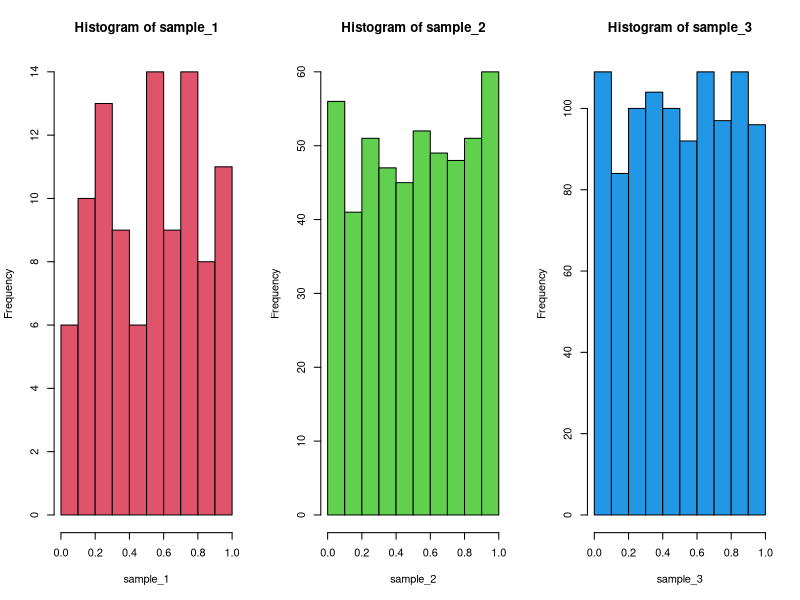
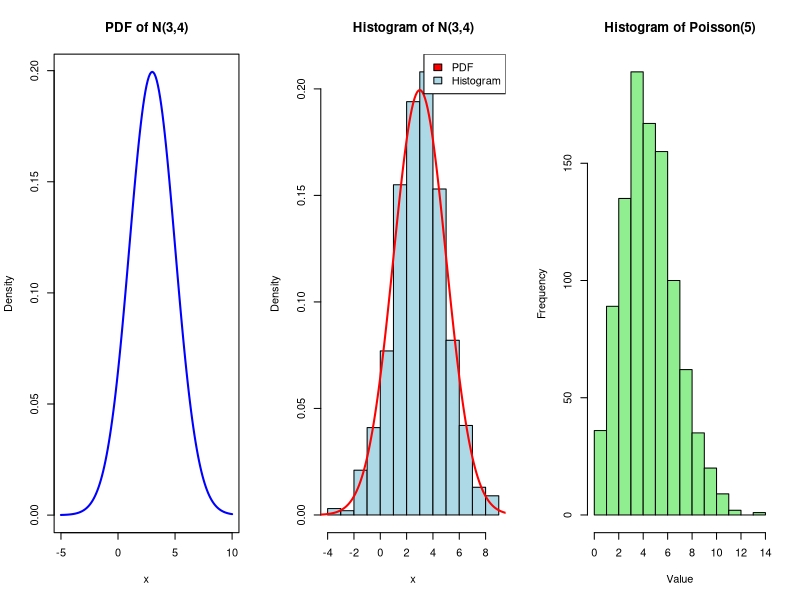
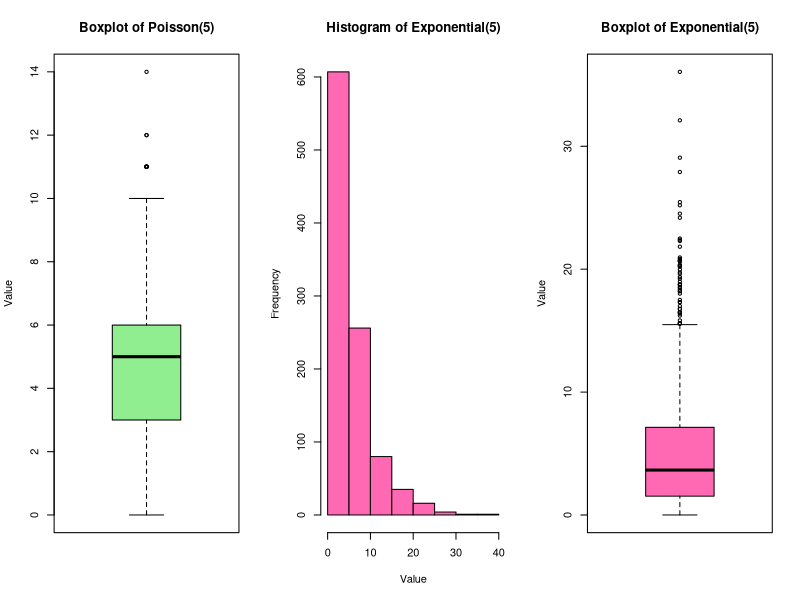
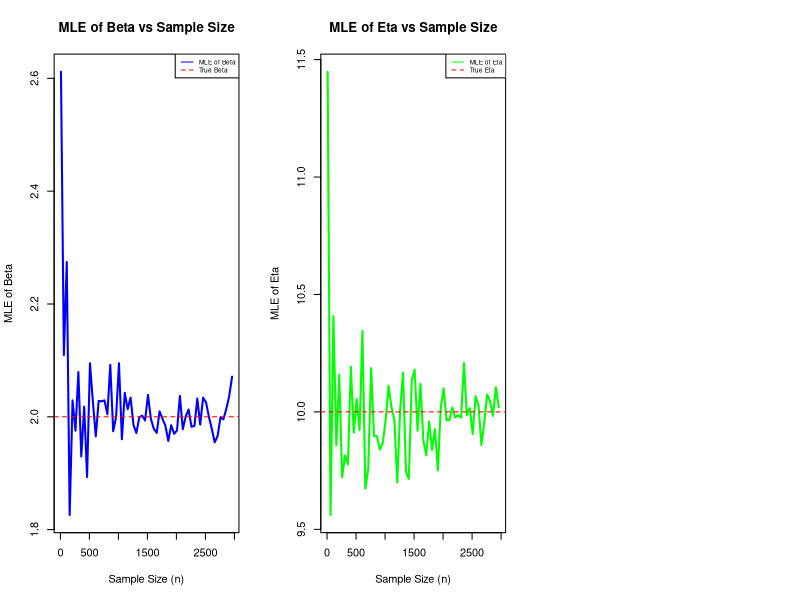
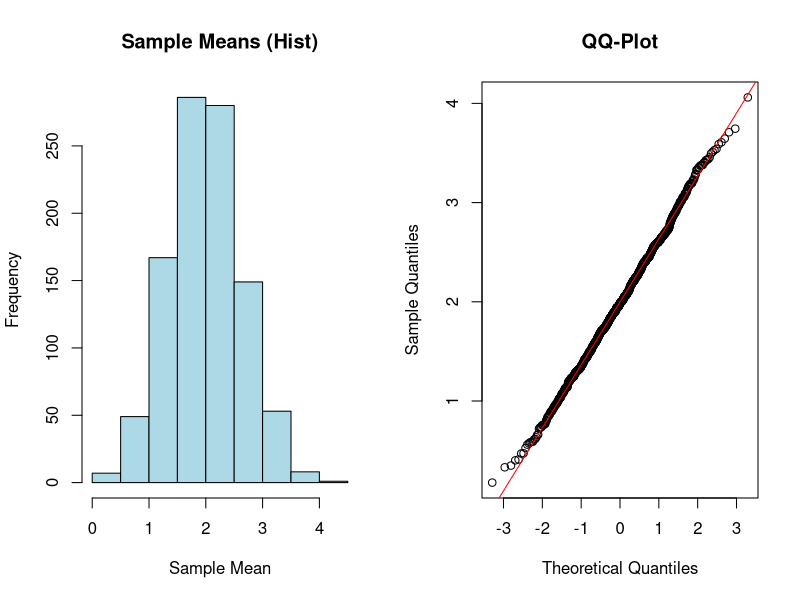
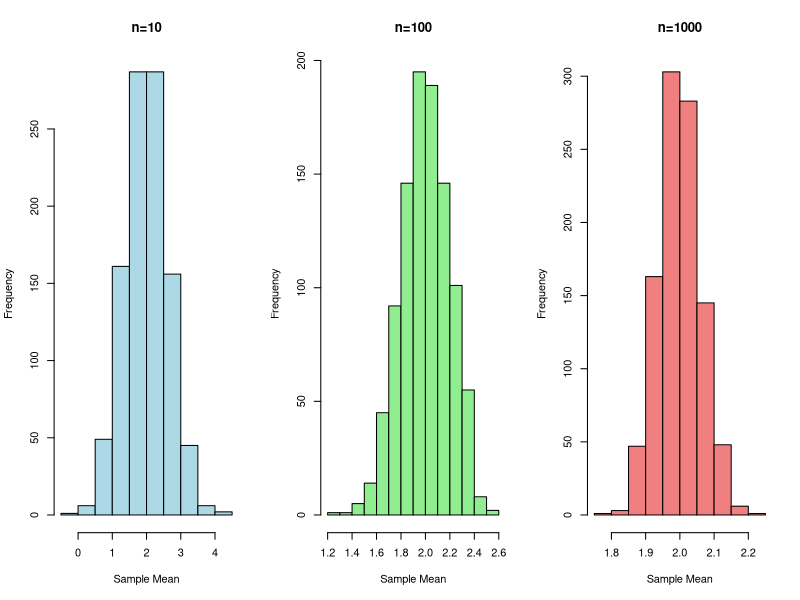
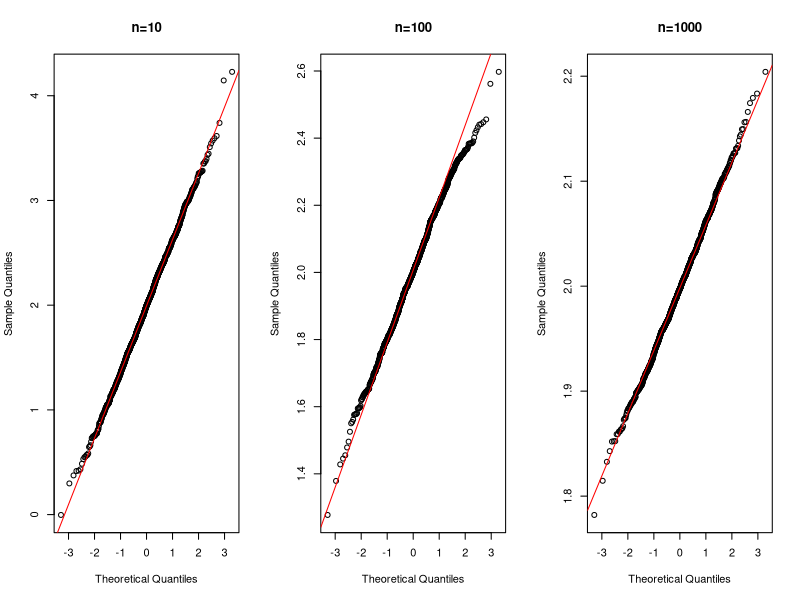

The R script that drew these images, in order:
f <- c(3,3,5,565,76,8,768)
m <- 2^32
a <- 1103515245
c <- 12345
#problem 01
lcg <- function(n) {
  U <- c()
  m <- 2^32
  a <- 1103515245
  c <- 12345
  
  # Set the seed using the current system time in microseconds
  Z <- as.numeric(Sys.time())*1000
  
  for(i in 1:n) {
    Z <- (a * Z + c) %% m  # Update Z using the LCG formula
    U[i] <- Z / m          # Normalize to get a uniform random number
  }
  return(U)
}

### b
n = c(100, 500, 1000)
sample_1 = lcg(n[1])
sample_2 = lcg(n[2])
sample_3 = lcg(n[3])

### c
par(mfrow = c(1, 3))
hist(sample_1, col = 2, breaks = 10)
hist(sample_2, col = 3, breaks = 10)
hist(sample_3, col = 4, breaks = 10)

### d
ks.test(sample_1, "punif")
ks.test(sample_2, "punif")
ks.test(sample_3, "punif")

# graph Conclusion: As the sample size increases, the empirical distribution becomes more uniform. This is
# consistent with the Law of Large Numbers. So, visually, the LCG appears to perform well in approximating
# uniform randomness.

# Interpretation:
#   In all three cases, the p-values are greater than 0.05, so we fail to reject the null hypothesis that the data
# comes from a uniform distribution.
# This suggests that there is no significant deviation from uniformity in the output of the LCG, at least for
# these sample sizes.
# 􊵓􊵔􊵕􊵖 Conclusion: The LCG-generated numbers pass the Kolmogorov-Smirnov test for uniformity, indicating
# statistically acceptable behavior for basic simulations.

# problem 02
### a
X = seq(-5,10,by=0.1)
pdf.X = dnorm(X,3,2)
pdf.X

### b
plot(X, pdf.X, type="l", main="PDF of N(3,4)",
     xlab="x", ylab="Density", col="blue", lwd=2)

### c
set.seed(111)
n = 1000
nor.x = rnorm(n,3,2)
summary(nor.x)
sd(nor.x)
hist(nor.x, main="Histogram of N(3,4)", freq = F,
     xlab="x", ylab="Density", col="lightblue", border="black")
lines(X, pdf.X, col="red", lwd=2)

# Adding a legend to the histogram
legend("topright", legend=c("PDF", "Histogram"),
       fill=c("red", "lightblue"))

# Conclusion: The simulated data closely matches the theoretical 𝑁(3, 2􀬶) distribution, confirming the
# effectiveness of rnorm() for normal random variate generation. The summary statistics and visual fit
# validate the simulation.

#problem 03
### a
set.seed(123)  # For reproducibility
x <- rpois(1000, 5)
hist(x, main = "Histogram of Poisson(5)", xlab = "Value", ylab = "Frequency", col = "lightgreen", border = "black")
boxplot(x, main = "Boxplot of Poisson(5)", ylab = "Value", col = "lightgreen")
summary(x)
mean(x)
var(x)
# The simulation perfectly captures Poisson properties 
# (discreteness, mean=variance, right skew).
### b
set.seed(123)  # For reproducibility
y <- rexp(1000, 1/5)
hist(y, main = "Histogram of Exponential(5)", xlab = "Value", ylab = "Frequency", col = "hotpink", border = "black")
boxplot(y, main = "Boxplot of Exponential(5)", ylab = "Value", col = "hotpink")
summary(y)
mean(y)
var(y)
# The simulation accurately replicates an Exponential(5) distribution, capturing its key
# properties (right-skew, mean/variance relationship, heavy tail). Minor deviations are normal for n=1000
# samples
#problem 04
### a
library(MASS)
set.seed(123)  # For reproducibility
n <- 1000

# a) MLEs for Normal Distribution
nor_data <- rnorm(n, mean = 10, sd = 2)
mle_nor <- fitdistr(nor_data, "normal")
print("Normal")
mle_nor$estimate

# b) MLEs for Weibull Distribution
weib_data <- rweibull(n, shape = 2.1, scale = 1.1)
mle_weib <- fitdistr(weib_data, "weibull")
print("Weibull")
mle_weib$estimate

# c) MLEs for Gamma Distribution
gamma_data <- rgamma(n, shape = 3.5, rate = 0.5)
mle_gamma <- fitdistr(gamma_data, "gamma")
print("Gamma")
mle_gamma$estimate

# Comment on MLEs from Generated Data
# 1. Normal Distribution (N(10, 2²))
# o The MLE estimates were mean ≈ 10.03 and sd ≈ 1.98, very close to the true values (μ = 10, σ =                                                                                     2).
# o This confirms that MLE is consistent, as the estimates are accurate with a large sample size (n                                                                                             = 1000).
# 2. Weibull Distribution (shape = 2.1, scale = 1.1)
# o The estimated shape ≈ 2.10 and scale ≈ 1.10 also match the true values very closely.
# o This shows that the Weibull MLEs are also highly efficient with sufficient data.
# 3. Gamma Distribution (shape = 3.5, rate = 0.5)
# o MLEs yielded shape ≈ 3.38, rate ≈ 0.48, which are close but slightly biased.
# o Some small bias is expected due to the skewness of the gamma distribution, but the estimates
# still show good convergence to the true parameters.
# MLE performs very well for large samples. All three distributions produced parameter estimates close to
# the true values, validating the effectiveness of MLE in practical applications.

# #problem 05
library(MASS)
### a
invt.Weib <- function(n, beta, eta) {
  U <- runif(n)  # Generate n uniform random numbers
  X <- eta * (-log(1 - U))^(1 / beta)  # Inverse transformation for Weibull distribution
  return(X)
}

### b
set.seed(123)  # For reproducibility
x.weib <- invt.Weib(100, 2.0, 10.0)
mle_weib <- fitdistr(x.weib, "weibull")
mle_weib$estimate

### c
n <- seq(10, 3000, 50)
beta.true <- 2.0
eta.true <- 10.0
beta.hat <- c()
eta.hat <- c()

for(i in 1:length(n)) {
  x.weib <- invt.Weib(n[i], beta.true, eta.true)
  mle_weib <- fitdistr(x.weib, "weibull")
  beta.hat[i] <- mle_weib$estimate[1]
  eta.hat[i] <- mle_weib$estimate[2]
}

plot(n, beta.hat, type = "l", col = "blue", lwd=2,
     xlab = "Sample Size (n)", ylab = "MLE of Beta",
     main = "MLE of Beta vs Sample Size")
abline(h = beta.true, col = "red", lty = 2)
legend("topright", legend = c("MLE of Beta", "True Beta"), col = c("blue", "red"), lty = 1:2, cex = 0.6)

plot(n, eta.hat, type = "l", col = "green", lwd=2,
     xlab = "Sample Size (n)", ylab = "MLE of Eta",
     main = "MLE of Eta vs Sample Size")
abline(h = eta.true, col = "red", lty = 2)
legend("topright", legend = c("MLE of Eta", "True Eta"), col = c("green", "red"), lty = 1:2, cex = 0.6)

# As sample size increases from 10 to 3000, the MLEs of both β (shape) and η (scale) for the Weibull
# distribution show classical convergence behavior. Initially, with small samples, the estimators are unstable
# and biased, particularly β. However, after n>1000, the estimates for both parameters stabilize tightly
# around their true values (β = 2.0, η = 10.0), demonstrating the consistency and asymptotic unbiasedness of
# MLEs. The plot of β shows more fluctuation than η, suggesting the shape parameter is more sensitive to
# sample variation, a known property in Weibull modeling

#problem 06
### a
mu=2
sigma=2
n=10
nsim=10

xbar = c()
xvar = c()
set.seed(123)

for(i in 1:nsim){
  x <- rnorm(n,mu,sigma)
  xbar[i] <- mean(x)
  xvar[i] <- var(x)
  cat(i, "Mean:", xbar[i], "Var:", xvar[i],"\n")
}


### b
sample_mean <- mean(xbar)
cat("Sample Mean:", sample_mean, "\nPopulation Mean:", mu, "\n")


### c
nsim = 1000

for(i in 1:nsim){
  x <- rnorm(n,mu,sigma)
  xbar[i] <- mean(x)
  xvar[i] <- var(x)
}

par(mfrow = c(1, 2))

hist(xbar, breaks = 10, main = "Sample Means (Hist)", xlab = "Sample Mean", col = "lightblue", border = "black")
qqnorm(xbar, main = "QQ-Plot")
qqline(xbar, col = "red")

# Comment: The histogram of sample means shows a roughly normal distribution centered around the
# population mean (2). The QQ-plot indicates that the sample means follow a normal distribution closely, as
# the points lie along the red line.

### d
mu <- 2; sigma <- 2
n <- c(10, 100, 1000)
nsim <- 1000

xbar1 <- c()
xbar2 <- c()
xbar3 <- c()
xvar1 <- c()
xvar2 <- c()
xvar3 <- c()
set.seed(123)

for(i in 1:nsim){
  x1<-rnorm(n[1], mu, sigma)
  x2<-rnorm(n[2], mu, sigma)
  x3<-rnorm(n[3], mu, sigma)
  
  xbar1[i]<-mean(x1)
  xbar2[i]<-mean(x2)
  xbar3[i]<-mean(x3)
  
  xvar1[i]<-var(x1)
  xvar2[i]<-var(x2)
  xvar3[i]<-var(x3)
}

mean = c(mean(xbar1), mean(xbar2), mean(xbar3))
var  = c(var(xbar1), var(xbar2), var(xbar3))

data.frame(n = n, xbar = mean, variance = var)

# Comment: As the sample size increases from n=10 to n=1000, the sample means converge towards the
# population mean(2), and the variance of the sample means decreases. This is consistent with the Central
# Limit Theorem, which states that larger samples yield more accurate estimates of the population
# parameters.

### e (part 1)
par(mfrow = c(1, 3))
hist(xbar1, breaks = 10, main = "n=10" , xlab = "Sample Mean", col = "lightblue", border = "black")
hist(xbar2, breaks = 10, main = "n=100", xlab = "Sample Mean", col = "lightgreen", border = "black")
hist(xbar3, breaks = 10, main = "n=1000", xlab = "Sample Mean", col = "lightcoral", border = "black")

### e (part - 2)
par(mfrow = c(1, 3))
qqnorm(xbar1, main = "n=10")
qqline(xbar1, col = "red")
qqnorm(xbar2, main = "n=100")
qqline(xbar2, col = "red")
qqnorm(xbar3, main = "n=1000")
qqline(xbar3, col = "red")

### f
mu <- 2; sigma <- 2
n = 100; nsim = 1000
lower_95 <- c()
upper_95 <- c()
lower_99 <- c()
upper_99 <- c()

set.seed(123)
for(i in 1:nsim){
  x <- rnorm(n, mu, sigma)
  xbar <- mean(x)
  se <- sigma / sqrt(n)
  
  # 95% CI
  lower_95[i] <- xbar - qnorm(0.975) * se
  upper_95[i] <- xbar + qnorm(0.975) * se
  
  # 99% CI
  lower_99[i] <- xbar - qnorm(0.995) * se
  upper_99[i] <- xbar + qnorm(0.995) * se
}

# data.frame(simulation = 1:nsim, lower_95, upper_95, lower_99, upper_99)

ave.in.ci95 = mean((lower_95<=2)&(2<=upper_95))
ave.in.ci99 = mean((lower_99<=2)&(2<=upper_99))

cat("Coverage of 95% CI:", ave.in.ci95, "\n")
cat("Coverage of 99% CI:", ave.in.ci99, "\n")

# Comment: The coverage of the 95% confidence interval is 0.963 ≈ 0.95, and for the 99% confidence
# interval, it is approximately 99.4 ≈ 0.99. This indicates that both confidence intervals are performing as
# expected, capturing the true population mean (2) in about 95% and 99% of the simulations, respectively.

#g
mu <- 2; sigma <- 2
n <- 100; nsim <- 1000
lower_95 <- c()
upper_95 <- c()
lower_99 <- c()
upper_99 <- c()

set.seed(123)
for(i in 1:nsim){
  x <- rnorm(n, mu, sigma)
  xbar <- mean(x)
  S <- sd(x)  # Sample standard deviation
  
  # 95% CI
  lower_95[i] <- xbar - qt(0.975, df = n - 1) * (S / sqrt(n))
  upper_95[i] <- xbar + qt(0.975, df = n - 1) * (S / sqrt(n))
  
  # 99% CI
  lower_99[i] <- xbar - qt(0.995, df = n - 1) * (S / sqrt(n))
  upper_99[i] <- xbar + qt(0.995, df = n - 1) * (S / sqrt(n))
}

# data.frame(simulation = 1:nsim, lower_95, upper_95, lower_99, upper_99)

ave.in.ci95 = mean((lower_95<=2)&(2<=upper_95))
ave.in.ci99 = mean((lower_99<=2)&(2<=upper_99))

cat("Coverage of 95% CI:", ave.in.ci95, "\n")
cat("Coverage of 99% CI:", ave.in.ci99, "\n")
# Comment: The coverage of the 95% confidence interval is approximately 0.968 ≈ 0.95, and for the
# 99% confidence interval, it is approximately 0.995 ≈ 0.99. This indicates that both confidence intervals are
# performing as expected, capturing the true population mean (2) in about 95% and 99% of the simulations,
# respectively, even when the population variance is unknown and estimated from the sample.

#problem 07

#install.packages("caret")
library(caret)      # for computing cross-validation methods
library(dplyr)
data("swiss")       # Load the data
#sample_n(swiss, 3)  # Display first 5 rows of the dataset

# a) Splitting the dataset into training (80%) and test (20%)
set.seed(123)  # For reproducibility
train_index <- createDataPartition(swiss$Fertility, p = 0.8, list = FALSE)
train_data <- swiss[train_index, ]
test_data <- swiss[-train_index, ]


# b) Fit the model on the training data
model <- lm(Fertility ~ . , data = train_data)  # . means every other variable in the dataset
# Predict on the test data
predictions <- predict(model, newdata = test_data)

val_results = data.frame(
  R2 = R2(predictions, test_data$Fertility),
  RMSE = RMSE(predictions, test_data$Fertility),
  MAE = MAE(predictions, test_data$Fertility),
  PER = RMSE(predictions, test_data$Fertility) / mean(test_data$Fertility)
)

# R2:   R-squared
# RMSE: Root Mean Squared Error
# MAE:  Mean Absolute Error
# PER:  Prediction error rate
val_results
# Comment on Prediction Error: The model explains about 59.5% of the variance in fertility (R² ≈ 0.59),
# indicating a moderate fit. The Root Mean Squared Error (RMSE ≈ 6.41) and Mean Absolute Error (MAE ≈
# 5.65) suggest that, on average, predictions deviate from actual values by about 5–6 units. The percentage
# error (PER ≈ 8.8%) indicates relatively low average prediction error compared to the scale of the data.
# Overall, the model performs reasonably well, but there is room for improvement.

### c) i)
# Define training control for LOOCV
train.control <- trainControl(method = "LOOCV")

# Train the model using LOOCV
model.loocv<-train(Fertility ~., data = swiss,
                   method = "lm", trControl= train.control)


model.loocv$results

### c) ii)
# Define training control for k-fold CV
set.seed(123)  # For reproducibility
train.control <- trainControl(method = "cv", number = 10)

# Train the model using k-fold CV
model.kfold <- train(Fertility ~ ., data = swiss,
                     method = "lm", trControl = train.control)

model.kfold$results

### c) iii)

# Define training control for repeated k-fold CV
train.control <- trainControl(method = "repeatedcv", number = 10, repeats = 3)
# Train the model using repeated k-fold CV
model.repeated <- train(Fertility ~ ., data = swiss,
                        method = "lm", trControl = train.control)


model.repeated$results
# Validation Set Approach
# The model was trained on 80% and tested on 20% of the data.
# o It produced R² ≈ 0.595, RMSE ≈ 6.41, and PER ≈ 8.8%, showing moderate predictive
# accuracy.
# 2. Leave-One-Out Cross-Validation (LOOCV)
# o Each observation is used once as test data; model is trained on the remaining 46.
# 3. 10-Fold Cross-Validation
# o The data is split into 10 folds; each fold is used once for testing.
# o Performed best with RMSE ≈ 7.28 and R² ≈ 0.76, indicating better generalization than
# LOOCV or a single validation set.
# o It offers a good balance between bias and variance.

#problem 08-----

set.seed(123)  # For reproducibility
n <- 1000
sigma <- 1
b <- c(67, -0.17, -0.26, -0.87, 0.10, 1.08)  # Coefficients

# Generate independent variables from specified distributions
Agriculture <- runif(n, min = 1, max = 100)
Examination <- runif(n, min = 1, max = 40)
Education <- runif(n, min = 1, max = 60)
Catholic <- runif(n, min = 1, max = 100)
Infant.Mortality <- runif(n, min = 1, max = 30)

e <- rnorm(n, mean = 0, sd = sigma)  # Error term

# Generate random variables for the linear regression model
Fertility <- b[1] + b[2] * Agriculture + b[3] * Examination +
  b[4] * Education + b[5] * Catholic +
  b[6] * Infant.Mortality + e

# Create a data frame
swiss_generated <- data.frame(
  Fertility,
  Agriculture,
  Examination,
  Education,
  Catholic,
  Infant.Mortality
)

#swiss_generated

library(tidyverse) # for data manipulation & visualization
library(caret) # for computing cross-validation methods
# Splitting the dataset into training (80%) and test (20%)
set.seed(123) # For reproducibility
train_index <- createDataPartition(swiss_generated$Fertility, p = 0.8, list = FALSE)
train_data <- swiss_generated[train_index, ]
test_data <- swiss_generated[-train_index, ]
# Fit the model on the training data
model <- lm(Fertility ~ . , data = train_data) # . means every other variable in the

# Predict on the test data
predictions <- predict(model, newdata = test_data)
val_results = data.frame(
  R2 = R2(predictions, test_data$Fertility),
  RMSE = RMSE(predictions, test_data$Fertility),
  MAE = MAE(predictions, test_data$Fertility),
  PER = RMSE(predictions, test_data$Fertility) / mean(test_data$Fertility)
)
val_results

# Define training control for LOOCV
train.control <- trainControl(method = "LOOCV")

# Train the model using LOOCV
model.loocv<-train(Fertility ~., data = swiss_generated,
                   method = "lm", trControl= train.control)

model.loocv$results

# Define training control for k-fold CV

set.seed(123)  # For reproducibility
train.control <- trainControl(method = "cv", number = 10)

# Train the model using k-fold CV
model.kfold <- train(Fertility ~ ., data = swiss_generated,
                     method = "lm", trControl = train.control)

model.kfold$results

# Define training control for repeated k-fold CV
train.control <- trainControl(method = "repeatedcv", number = 10, repeats = 3)
# Train the model using repeated k-fold CV
model.repeated <- train(Fertility ~ ., data = swiss_generated,
                        method = "lm", trControl = train.control)

model.repeated$results


##### 7 nbr manual process
data("swiss")       # Load the data

n = nrow(swiss)
set.seed(123)
train_index = sample(1:n, n*0.8)

train_data = swiss[train_index, ]
test_data = swiss[-train_index, ]

# Fit a linear model on the training data
model = lm(Fertility ~ . , data = train_data)

# Make predictions on the test data
yhat = predict(model, newdata = test_data)
y = test_data$Fertility

# Evaluate the model performance using Mean Squared Error (MSE)
e = y - yhat
mse = mean(e^2)
rmse = sqrt(mse)

mse
rmse
### LOOCV
data("swiss")       # Load the data
n = nrow(swiss)
mse_vec = c()

for(i in 1:n) {
  train_data = swiss[-i, ]
  test_data = swiss[i, ]
  model = lm(Fertility ~ ., data = train_data)
  yhat = predict(model, test_data)
  y = test_data$Fertility
  
  mse_vec[i] = (y - yhat)^2
}

mse = mean(mse_vec)
rmse = sqrt(mse)
mse
rmse
set.seed(133)
data("swiss")

k <- 10
n <- nrow(swiss)
folds <- sample(rep(1:k, length.out = n))  # random fold assignment
folds
mse_vec <- c()

for(i in 1:k){
  train <- swiss[folds != i, ]
  test  <- swiss[folds == i, ]
  
  model <- lm(Fertility ~ ., data = train)
  yhat <- predict(model, test)
  mse_vec <- c(mse_vec, (test$Fertility - yhat)^2)
}

MSE  <- mean(mse_vec)
RMSE <- sqrt(MSE)

MSE
RMSE

set.seed(123)
data("swiss")

k <- 10        # number of folds
repeats <- 3   # number of repetitions
n <- nrow(swiss)

mse_vec <- c()  # store all squared errors

for(r in 1:repeats){
  # Randomly assign folds for this repetition
  folds <- sample(rep(1:k, length.out = n))
  
  for(i in 1:k){
    train <- swiss[folds != i, ]
    test  <- swiss[folds == i, ]
    
    model <- lm(Fertility ~ ., data = train)
    yhat <- predict(model, test)
    
    mse_vec <- c(mse_vec, (test$Fertility - yhat)^2)
  }
}

# Final MSE and RMSE
MSE  <- mean(mse_vec)
RMSE <- sqrt(MSE)

MSE
RMSE


